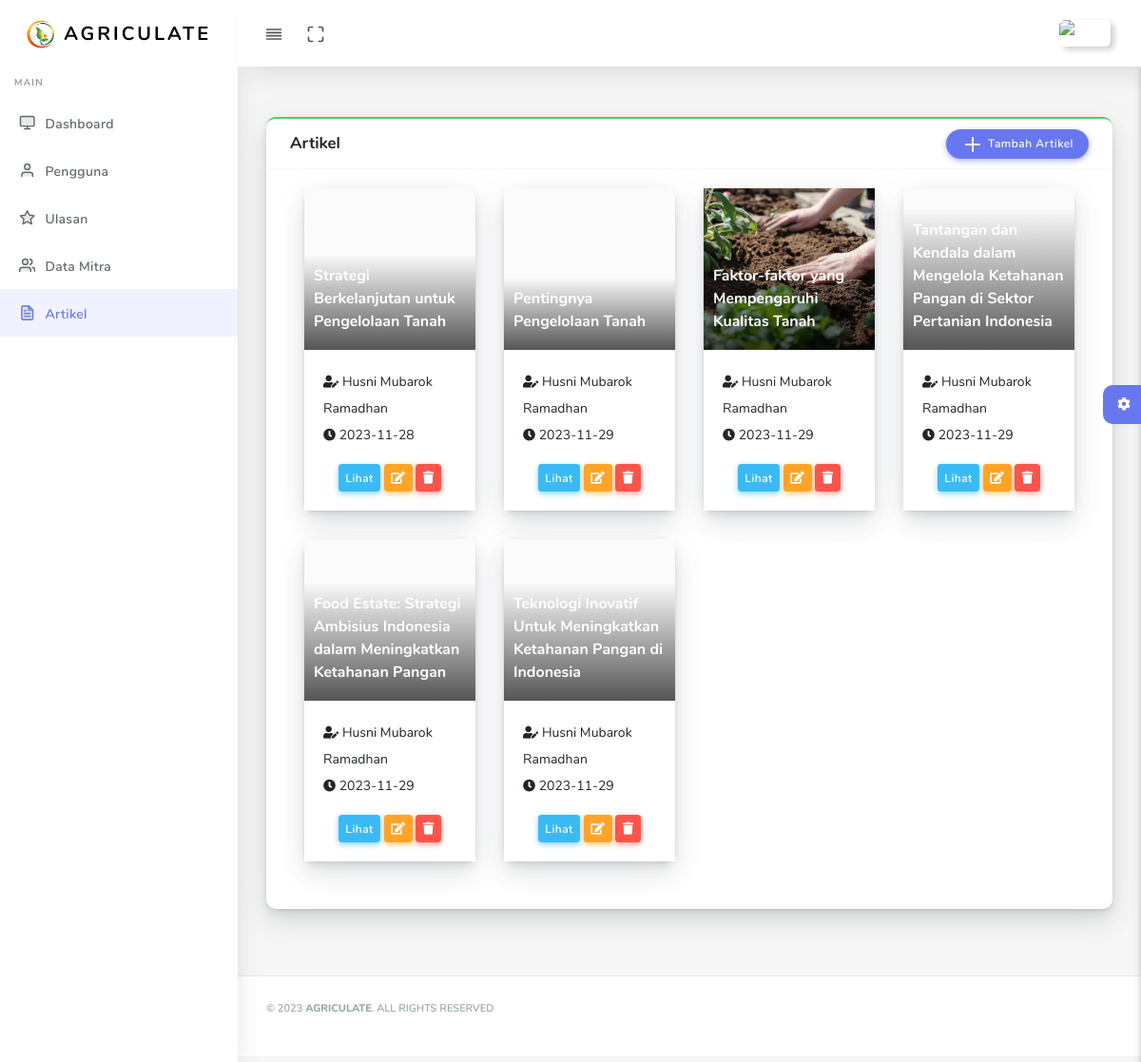
The app's page /admin/artikel.php (signed in) with its own data.
### tables this page shows
CREATE TABLE `artikel` (
  `id` int(11) NOT NULL,
  `judul` varchar(255) NOT NULL,
  `penulis` varchar(100) NOT NULL,
  `tanggal_publish` date DEFAULT NULL,
  `konten` text DEFAULT NULL,
  `gambar` varchar(255) DEFAULT NULL
);

### admin/functionartikel.php (called while the page is built, shortened)
<?php
require '../config.php';
function query($query) {
    global $conn;
    $result = mysqli_query($conn, $query);
    $rows = [];
    while($row = mysqli_fetch_assoc($result)) {
        $rows[] = $row;
    }
    return $rows;
}

### admin/artikel.php (the view, shortened to what this page needs)
<?php
require "functionartikel.php";
?>
<!DOCTYPE html>
<html lang="en">
<head>
  <link rel="stylesheet" href="assets/css/app.min.css">
  <link rel="stylesheet" href="assets/bundles/summernote/summernote-bs4.css">
  <link rel="stylesheet" href="assets/bundles/codemirror/lib/codemirror.css">
  <link rel="stylesheet" href="assets/bundles/codemirror/theme/duotone-dark.css">
  <link rel="stylesheet" href="assets/bundles/jquery-selectric/selectric.css">
  <link rel="stylesheet" href="assets/css/style.css">
  <link rel="stylesheet" href="assets/css/components.css">
  <link rel="stylesheet" href="assets/css/custom.css">
</head>
<body>
  <div id="app">
    <div class="main-wrapper main-wrapper-1">
      <div class="navbar-bg"></div>
      <nav class="navbar navbar-expand-lg main-navbar sticky">
        <div class="form-inline mr-auto">
          <ul class="navbar-nav mr-3">
            <li><a href="#" data-toggle="sidebar" class="nav-link nav-link-lg
									collapse-btn"> <i data-feather="align-justify"></i></a></li>
            <li><a href="#" class="nav-link nav-link-lg fullscreen-btn">
                <i data-feather="maximize"></i>
              </a></li>
          </ul>
        </div>
        <ul class="navbar-nav navbar-right">
          <li class="dropdown"><a href="#" data-toggle="dropdown"
              class="nav-link dropdown-toggle nav-link-lg nav-link-user"> <img alt="image" src="assets/img/user.png"
                class="user-img-radious-style"> <span class="d-sm-none d-lg-inline-block"></span></a>
          </li>
        </ul>
      </nav>
      <div class="main-sidebar sidebar-style-2">
        <aside id="sidebar-wrapper">
          <div class="sidebar-brand">
            <a href="index.php"> <img alt="image" src="assets/img/logo.png" class="header-logo" /> <span
                class="logo-name">Agriculate</span>
            </a>
          </div>
          <ul class="sidebar-menu">
            <li class="menu-header">Main</li>
            <li class="dropdown">
              <a href="index.php" class="nav-link"><i data-feather="monitor"></i><span>Dashboard</span></a>
            </li>
            <li class="dropdown">
            <a class="nav-link" href="user.php"><i data-feather="user"></i><span>Pengguna</span></a>
            </li>
            <li class="dropdown ">
            <a class="nav-link" href="ulasan.php"><i data-feather="star"></i><span>Ulasan</span></a>
            </li>
            <li class="dropdown">
            <a class="nav-link" href="datamitra.php"><i data-feather="users"></i><span>Data Mitra</span></a>
            </li>
            <li class="dropdown active">
            <a class="nav-link" href="artikel.php"><i data-feather="file-text"></i><span>Artikel</span></a>
            </li>
          </ul>
        </aside>
      </div>
      <div class="main-content">
        <section class="section">
          <div class="card card-success">
                  <div class="card-header">
                    <h4>Artikel</h4>
                    <a href="tambah-artikel.php" class="btn btn-primary">
                        <i data-feather="plus"></i> Tambah Artikel
                      </a>
                  </div>
                  <div class="card-body" style="display: flex; flex-wrap: wrap;">
                  <?php
$query = "SELECT * FROM artikel";
$artikels = query($query);
foreach ($artikels as $artikel) {
    ?>
        <div class="col-12 col-sm-6 col-md-6 col-lg-3">
            <article class="article">
                <div class="article-header">
                    <div class="article-image" data-background="assets/images/artikel/<?php echo $artikel['gambar']; ?>">
                    </div>
                    <div class="article-title">
                        <h2><a href="../artikel-post.php?id=<?php echo $artikel['id']; ?>"><?php echo $artikel['judul']; ?></a></h2>
                    </div>
                </div>
                <div class="article-details">
                  <p>
                  <i class="fas fa-user-edit"></i> <?php echo $artikel['penulis']; ?><br>
                  <i class="fas fa-clock"></i> <?php echo $artikel['tanggal_publish']; ?>
                  </p>
                    <div class="article-cta">
                    <form method="GET" action="ubah-artikel.php">
                        <a href="../artikel-post.php?id=<?php echo $artikel['id']; ?>" class="btn btn-sm btn-info">Lihat</a>
                        <button type="submit" class="btn btn-sm btn-warning"><i class="fas fa-edit"></i></button>
                        <a href="#" class="btn btn-sm btn-danger" onclick="hapusArtikel(<?php echo $artikel['id']; ?>)"><i class="fas fa-trash"></i></a>
                        </form>
                    </div>
                </div>
            </article>
        </div>
    <?php
}
?>
</div>
                </div>
        </section>
        <div class="settingSidebar">
          <a href="javascript:void(0)" class="settingPanelToggle"> <i class="fa fa-spin fa-cog"></i>
          </a>
        </div>
      </div>
      <footer class="main-footer">
        <div class="footer-left">
          <p>&copy; 2023 <strong><span>Agriculate</span></strong>. All Rights Reserved</p>
        </div>
      </footer>
    </div>
  </div>
</body>
</html>

### records on screen
artikel: judul "Strategi Berkelanjutan untuk Pengelolaan Tanah", penulis "Husni Mubarok Ramadhan", tanggal_publish "2023-11-28"
artikel: judul "Pentingnya Pengelolaan Tanah", penulis "Husni Mubarok Ramadhan", tanggal_publish "2023-11-29"
artikel: shows a picture, judul "Faktor-faktor yang Mempengaruhi Kualitas Tanah", penulis "Husni Mubarok Ramadhan", tanggal_publish "2023-11-29"
artikel: judul "Tantangan dan Kendala dalam Mengelola Ketahanan Pangan di Sektor Pertanian Indonesia", penulis "Husni Mubarok Ramadhan", tanggal_publish "2023-11-29"
artikel: judul "Food Estate: Strategi Ambisius Indonesia dalam Meningkatkan Ketahanan Pangan", penulis "Husni Mubarok Ramadhan", tanggal_publish "2023-11-29"
artikel: judul "Teknologi Inovatif Untuk Meningkatkan Ketahanan Pangan di Indonesia", penulis "Husni Mubarok Ramadhan", tanggal_publish "2023-11-29"
